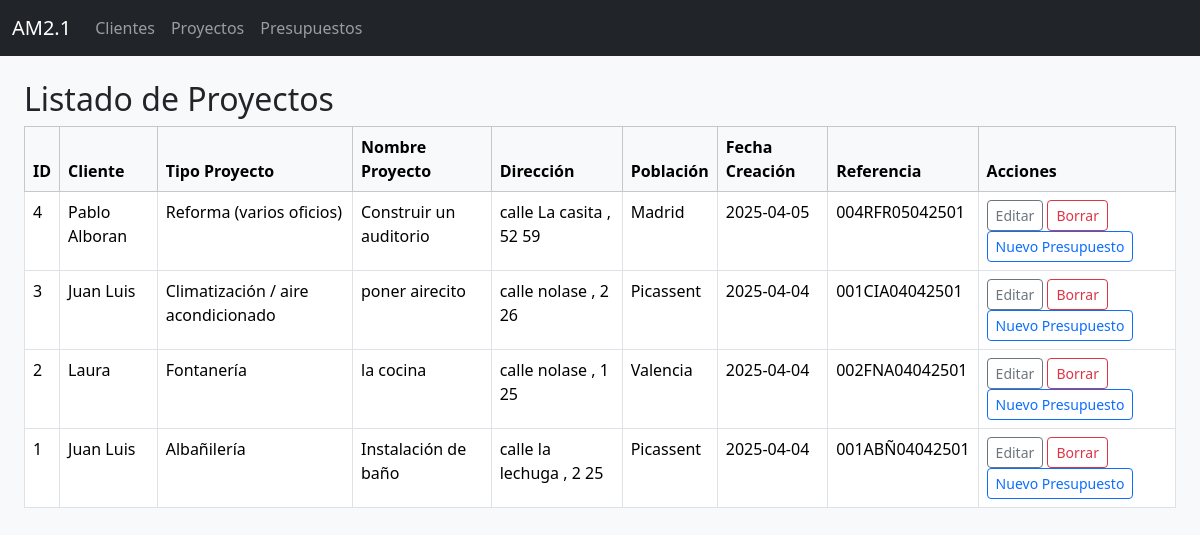
/proyectos, run on an earlier commit of the app's database.
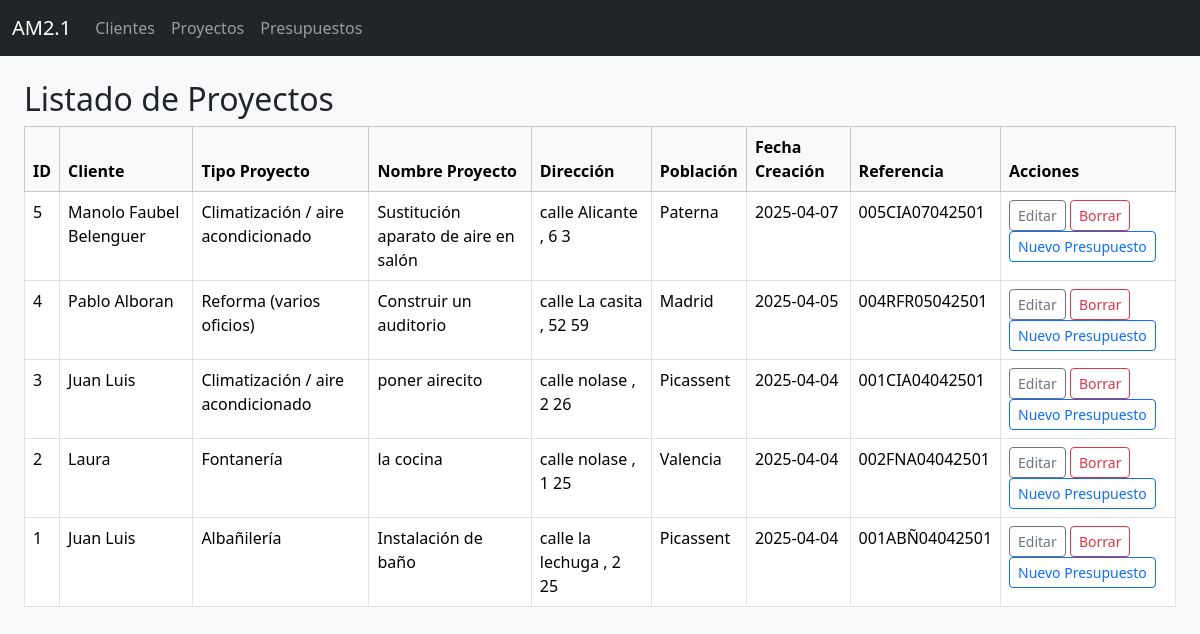
And on a later commit of the database.
### tables this page shows
CREATE TABLE proyectos (
            id INTEGER PRIMARY KEY AUTOINCREMENT,
            id_cliente INTEGER NOT NULL,
            tipo_proyecto TEXT NOT NULL,
            calle TEXT,
            nombre_via TEXT,
            numero TEXT,
            puerta TEXT,
            codigo_postal TEXT,
            poblacion TEXT,
            nombre_proyecto TEXT,
            fecha_creacion TEXT,
            referencia TEXT UNIQUE,
            FOREIGN KEY (id_cliente) REFERENCES clientes(id) ON DELETE CASCADE
        );

CREATE TABLE clientes (
            id INTEGER PRIMARY KEY AUTOINCREMENT,
            nombre TEXT NOT NULL,
            tipo_via TEXT,
            nombre_via TEXT,
            numero_via TEXT,
            puerta TEXT,
            codigo_postal TEXT,
            cif_nif TEXT,
            telefono1 TEXT,
            telefono2 TEXT,
            telefono3 TEXT,
            telefono4 TEXT,
            mail1 TEXT,
            mail2 TEXT,
            poblacion TEXT
        , notas TEXT, tipo_cliente TEXT, categoria_cliente TEXT);

### proyectos.py (the view)
@proyectos_bp.route("/proyectos", endpoint="listar_proyectos")
def listar_proyectos():
    proyectos = db.execute_query("""
        SELECT pr.id, cl.nombre, pr.tipo_proyecto, pr.nombre_proyecto, pr.calle,
               pr.nombre_via, pr.numero, pr.puerta, pr.poblacion,
               pr.fecha_creacion, pr.referencia
        FROM proyectos pr
        JOIN clientes cl ON pr.id_cliente = cl.id
        ORDER BY pr.id DESC
    """, fetch=True)
    return render_template("proyectos_list.html", proyectos=proyectos)

### dbhelper.py (called while the page is built)
    def execute_query(self, query, params=(), fetch=False, fetchone=False):
        with sqlite3.connect(self.db_path) as conn:
            conn.row_factory = sqlite3.Row  # Permite acceder a columnas por nombre
            cursor = conn.cursor()
            cursor.execute(query, params)
            result = None
            if fetch:
                result = cursor.fetchall()
            elif fetchone:
                result = cursor.fetchone()
            else:
                result = cursor.lastrowid
            conn.commit()
        return result

### templates/proyectos_list.html
{% extends "layout.html" %}
{% block content %}
<div class="container-fluid mt-4">
  <h2>Listado de Proyectos</h2>
  <table class="table table-bordered table-hover w-100">
    <thead class="table-light">
      <tr>
        <th>ID</th>
        <th>Cliente</th>
        <th>Tipo Proyecto</th>
        <th>Nombre Proyecto</th>
        <th>Dirección</th>
        <th>Población</th>
        <th>Fecha Creación</th>
        <th>Referencia</th>
        <th>Acciones</th>
      </tr>
    </thead>
    <tbody>
      {% for proyecto in proyectos %}
      <tr>
        <td>{{ proyecto[0] }}</td>
        <td>{{ proyecto[1] }}</td>
        <td>{{ proyecto[2] }}</td>
        <td>{{ proyecto[3] }}</td>
        <td>
          {{ proyecto[4] or '' }} {{ proyecto[5] or '' }}
          {% if proyecto[6] %}, {{ proyecto[6] }}{% endif %}
          {% if proyecto[7] %} {{ proyecto[7] }}{% endif %}
        </td>
        <td>{{ proyecto[8] or '' }}</td>
        <td>{{ proyecto[9] }}</td>
        <td>{{ proyecto[10] }}</td>
        <td>
          <a href="{{ url_for('proyectos_bp.editar_proyecto', id=proyecto[0]) }}" class="btn btn-sm btn-outline-secondary">Editar</a>
          <form action="{{ url_for('proyectos_bp.borrar_proyecto', id=proyecto[0]) }}" method="post" style="display:inline;">
            <button type="submit" class="btn btn-sm btn-outline-danger">Borrar</button>
          </form>
          <a href="{{ url_for('presupuestos_bp.nuevo_presupuesto') }}?proyecto_id={{ proyecto[0] }}" class="btn btn-sm btn-outline-primary">Nuevo Presupuesto</a>
        </td>
      </tr>
      {% endfor %}
    </tbody>
  </table>
</div>
{% endblock %}

What changed in the data, as far as the page shows it:
added proyectos: id "5", nombre "Manolo Faubel Belenguer", tipo_proyecto "Climatización / aire acondicionado", nombre_proyecto "Sustitución aparato de aire en salón", calle "calle", nombre_via "Alicante", numero "6", puerta "3", poblacion "Paterna", fecha_creacion "2025-04-07", referencia "005CIA07042501"
